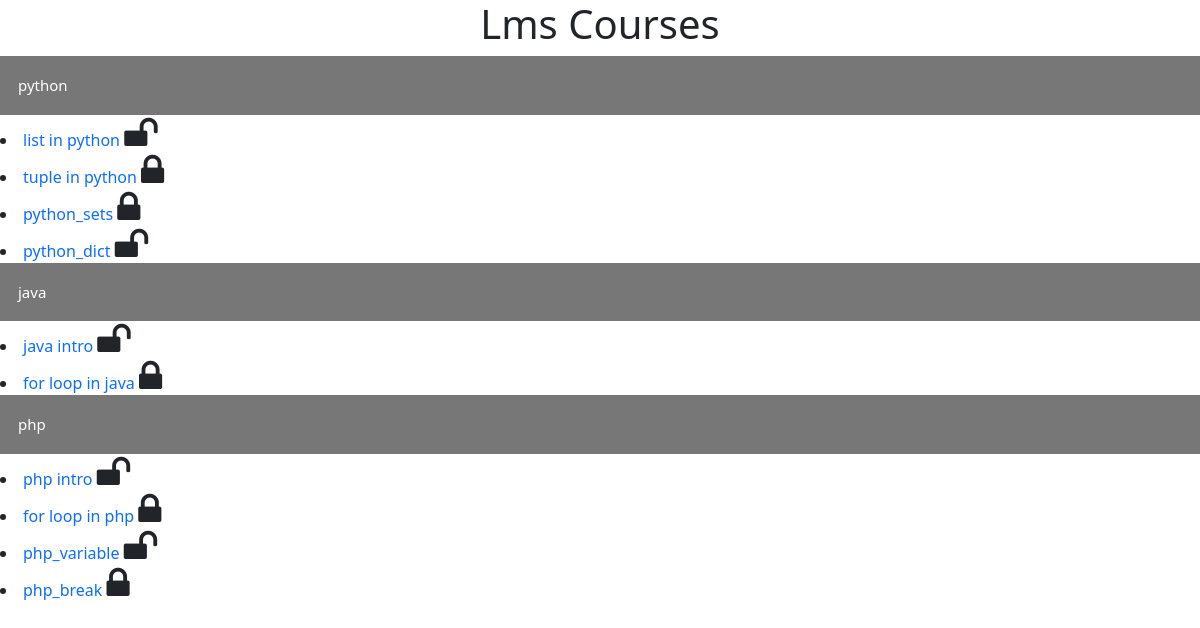
The page / on the database its author committed.
### vid/models.py (models this page shows, shortened)
class Course(models.Model):
    name=models.CharField(max_length=200)
    video=models.FileField(upload_to='video/%y')
    demo=models.BooleanField(default=False)
    cat=models.CharField(max_length=300)

### vid/views.py (the view)
# urls.py: path('', index, name='index'),
def index(request):
    value_course=Course.objects.values('cat')
    sun=[]
    for val in value_course:
            sun.append(val['cat'])
    res=[]
    sun=set(sun)
    for x in sun:
        course_content =Course.objects.filter(cat=x)
        res.append(course_content)
    return render(request,'list.html',{'res':res})

### templates/list.html (shortened to what this page needs)
<!DOCTYPE html>
<html>
<head>
    <link rel="stylesheet" href="https://cdnjs.cloudflare.com/ajax/libs/font-awesome/4.7.0/css/font-awesome.min.css">
    <link href="https://cdn.jsdelivr.net/npm/bootstrap@5.0.1/dist/css/bootstrap.min.css" rel="stylesheet">
</head>
<body>
    <div>
        <h1>
            <center> Lms Courses</center>
        </h1>
        {% for r in res %}
        <button class="collapsible"> {{ r.0.cat }}</button>
        <div class="content">
            <p>{% for i in r %} {% if i.demo %}</div>
        <li><a href="/premimum{{ i.id }}">{{ i.name }}</a>
            <i class="fa fa-unlock" style="font-size:36px"></i> {% else %}
            <li><a onclick="myFunction()" href='/'>{{ i.name }}</a>
                <i class="fa fa-lock" style="font-size:36px"></i>
            </li> {% endif %} {% endfor %}
    {% endfor %}
</body>
</html>

### templates/list.html (style rules this page uses)
.collapsible { background-color: #777; color: white; cursor: pointer; padding: 18px; width: 100%; border: none; text-align: left; outline: none; font-size: 15px; }
li a { text-decoration: none; }

### rows shown on the page
Course: cat "python", name "list in python"
Course: name "tuple in python"
Course: name "python_sets"
Course: name "python_dict"
Course: cat "java", name "java intro"
Course: name "for loop in java"
Course: cat "php", name "php intro"
Course: name "for loop in php"
Course: name "php_variable"
Course: name "php_break"
